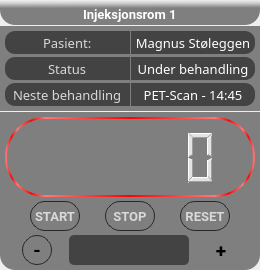
              <widget class="QFrame" name="Room1">
               <property name="minimumSize">
                <size>
                 <width>250</width>
                 <height>0</height>
                </size>
               </property>
               <property name="maximumSize">
                <size>
                 <width>16777215</width>
                 <height>16777215</height>
                </size>
               </property>
               <property name="styleSheet">
                <string notr="true">background:none;</string>
               </property>
               <property name="frameShape">
                <enum>QFrame::NoFrame</enum>
               </property>
               <property name="frameShadow">
                <enum>QFrame::Raised</enum>
               </property>
               <layout class="QVBoxLayout" name="verticalLayout_4">
                <property name="spacing">
                 <number>1</number>
                </property>
                <property name="leftMargin">
                 <number>0</number>
                </property>
                <property name="topMargin">
                 <number>0</number>
                </property>
                <property name="rightMargin">
                 <number>0</number>
                </property>
                <property name="bottomMargin">
                 <number>0</number>
                </property>
                <item>
                 <widget class="QFrame" name="roomlabel">
                  <property name="minimumSize">
                   <size>
                    <width>0</width>
                    <height>25</height>
                   </size>
                  </property>
                  <property name="maximumSize">
                   <size>
                    <width>16777215</width>
                    <height>25</height>
                   </size>
                  </property>
                  <property name="styleSheet">
                   <string notr="true">background-color: qlineargradient(spread:pad, x1:0.539773, y1:1, x2:0.523, y2:0, stop:0.676136 rgba(0, 0, 0, 120), stop:0.881356 rgba(112, 112, 112, 60), stop:1 rgba(255, 255, 255, 0));
border-radius:2px;
border-bottom-left-radius:15px;
border-bottom-right-radius:15px;</string>
                  </property>
                  <property name="frameShape">
                   <enum>QFrame::NoFrame</enum>
                  </property>
                  <property name="frameShadow">
                   <enum>QFrame::Raised</enum>
                  </property>
                  <layout class="QVBoxLayout" name="verticalLayout_6">
                   <property name="spacing">
                    <number>0</number>
                   </property>
                   <property name="leftMargin">
                    <number>0</number>
                   </property>
                   <property name="topMargin">
                    <number>4</number>
                   </property>
                   <property name="rightMargin">
                    <number>0</number>
                   </property>
                   <property name="bottomMargin">
                    <number>0</number>
                   </property>
                   <item alignment="Qt::AlignHCenter">
                    <widget class="QLabel" name="label_2">
                     <property name="font">
                      <font>
                       <family>Roboto</family>
                       <pointsize>10</pointsize>
                       <weight>75</weight>
                       <bold>true</bold>
                       <kerning>true</kerning>
                      </font>
                     </property>
                     <property name="styleSheet">
                      <string notr="true">background:none;
color: rgb(255, 255, 255);</string>
                     </property>
                     <property name="text">
                      <string>Injeksjonsrom 1</string>
                     </property>
                    </widget>
                   </item>
                  </layout>
                 </widget>
                </item>
                <item>
                 <widget class="QFrame" name="pasientstatus">
                  <property name="minimumSize">
                   <size>
                    <width>0</width>
                    <height>85</height>
                   </size>
                  </property>
                  <property name="maximumSize">
                   <size>
                    <width>16777215</width>
                    <height>85</height>
                   </size>
                  </property>
                  <property name="styleSheet">
                   <string notr="true">border-top-radius:15px;
border-bottom-right-radius:0px;
border-bottom-left-radius:0px;
background-color: rgba(0, 0, 0, 120);</string>
                  </property>
                  <property name="frameShape">
                   <enum>QFrame::NoFrame</enum>
                  </property>
                  <property name="frameShadow">
                   <enum>QFrame::Raised</enum>
                  </property>
                  <layout class="QGridLayout" name="gridLayout">
                   <property name="leftMargin">
                    <number>5</number>
                   </property>
                   <property name="topMargin">
                    <number>5</number>
                   </property>
                   <property name="rightMargin">
                    <number>5</number>
                   </property>
                   <property name="bottomMargin">
                    <number>5</number>
                   </property>
                   <property name="horizontalSpacing">
                    <number>1</number>
                   </property>
                   <property name="verticalSpacing">
                    <number>3</number>
                   </property>
                   <item row="0" column="0">
                    <widget class="QFrame" name="pasientframe">
                     <property name="styleSheet">
                      <string notr="true">border-radius:0px;
border-top-left-radius:10px;
border-bottom-left-radius:10px;</string>
                     </property>
                     <property name="frameShape">
                      <enum>QFrame::NoFrame</enum>
                     </property>
                     <property name="frameShadow">
                      <enum>QFrame::Raised</enum>
                     </property>
                     <layout class="QVBoxLayout" name="verticalLayout_7">
                      <property name="spacing">
                       <number>0</number>
                      </property>
                      <property name="leftMargin">
                       <number>0</number>
                      </property>
                      <property name="topMargin">
                       <number>0</number>
                      </property>
                      <property name="rightMargin">
                       <number>0</number>
                      </property>
                      <property name="bottomMargin">
                       <number>0</number>
                      </property>
                      <item alignment="Qt::AlignHCenter">
                       <widget class="QLabel" name="pasientlabel">
                        <property name="font">
                         <font>
                          <family>Roboto Cn</family>
                          <pointsize>10</pointsize>
                         </font>
                        </property>
                        <property name="styleSheet">
                         <string notr="true">background:none;
color: rgb(217, 217, 217);</string>
                        </property>
                        <property name="text">
                         <string>Pasient:</string>
                        </property>
                       </widget>
                      </item>
                     </layout>
                    </widget>
                   </item>
                   <item row="0" column="1">
                    <widget class="QFrame" name="pasientsvarframe">
                     <property name="styleSheet">
                      <string notr="true">border-radius:0px;
border-top-right-radius:10px;
border-bottom-right-radius:10px;</string>
                     </property>
                     <property name="frameShape">
                      <enum>QFrame::NoFrame</enum>
                     </property>
                     <property name="frameShadow">
                      <enum>QFrame::Raised</enum>
                     </property>
                     <layout class="QVBoxLayout" name="verticalLayout_8">
                      <property name="spacing">
                       <number>0</number>
                      </property>
                      <property name="leftMargin">
                       <number>0</number>
                      </property>
                      <property name="topMargin">
                       <number>0</number>
                      </property>
                      <property name="rightMargin">
                       <number>0</number>
                      </property>
                      <property name="bottomMargin">
                       <number>0</number>
                      </property>
                      <item>
                       <widget class="QLabel" name="pasientsvarlabel">
                        <property name="font">
                         <font>
                          <family>Roboto Cn</family>
                          <pointsize>10</pointsize>
                         </font>
                        </property>
                        <property name="styleSheet">
                         <string notr="true">background:none;
color: rgb(255, 255, 255);</string>
                        </property>
                        <property name="text">
                         <string>Magnus Støleggen</string>
                        </property>
                        <property name="alignment">
                         <set>Qt::AlignCenter</set>
                        </property>
                       </widget>
                      </item>
                     </layout>
                    </widget>
                   </item>
                   <item row="1" column="0">
                    <widget class="QFrame" name="statusframe">
                     <property name="styleSheet">
                      <string notr="true">border-radius:0px;
border-top-left-radius:10px;
border-bottom-left-radius:10px;</string>
                     </property>
                     <property name="frameShape">
                      <enum>QFrame::NoFrame</enum>
                     </property>
                     <property name="frameShadow">
                      <enum>QFrame::Raised</enum>
                     </property>
                     <layout class="QVBoxLayout" name="verticalLayout_9">
                      <property name="spacing">
                       <number>0</number>
                      </property>
                      <property name="leftMargin">
                       <number>0</number>
                      </property>
                      <property name="topMargin">
                       <number>0</number>
                      </property>
                      <property name="rightMargin">
                       <number>0</number>
                      </property>
                      <property name="bottomMargin">
                       <number>0</number>
                      </property>
                      <item alignment="Qt::AlignHCenter">
                       <widget class="QLabel" name="statuslabel">
                        <property name="font">
                         <font>
                          <family>Roboto Cn</family>
                          <pointsize>10</pointsize>
                         </font>
                        </property>
                        <property name="styleSheet">
                         <string notr="true">background:none;
color: rgb(217, 217, 217);</string>
                        </property>
                        <property name="text">
                         <string>Status</string>
                        </property>
                       </widget>
                      </item>
                     </layout>
                    </widget>
                   </item>
                   <item row="1" column="1">
                    <widget class="QFrame" name="statussvarframe">
                     <property name="styleSheet">
                      <string notr="true">border-radius:0px;
border-top-right-radius:10px;
border-bottom-right-radius:10px;</string>
                     </property>
                     <property name="frameShape">
                      <enum>QFrame::NoFrame</enum>
                     </property>
                     <property name="frameShadow">
                      <enum>QFrame::Raised</enum>
                     </property>
                     <layout class="QVBoxLayout" name="verticalLayout_10">
                      <property name="spacing">
                       <number>0</number>
                      </property>
                      <property name="leftMargin">
                       <number>0</number>
                      </property>
                      <property name="topMargin">
                       <number>0</number>
                      </property>
                      <property name="rightMargin">
                       <number>0</number>
                      </property>
                      <property name="bottomMargin">
                       <number>0</number>
                      </property>
                      <item>
                       <widget class="QLabel" name="statussvarlabel">
                        <property name="font">
                         <font>
                          <family>Roboto Cn</family>
                          <pointsize>10</pointsize>
                         </font>
                        </property>
                        <property name="styleSheet">
                         <string notr="true">background:none;
color: rgb(255, 255, 255);</string>
                        </property>
                        <property name="text">
                         <string>Under behandling</string>
                        </property>
                        <property name="alignment">
                         <set>Qt::AlignCenter</set>
                        </property>
                       </widget>
                      </item>
                     </layout>
                    </widget>
                   </item>
                   <item row="2" column="0">
                    <widget class="QFrame" name="nestebeh">
                     <property name="styleSheet">
                      <string notr="true">border-radius:0px;
border-top-left-radius:10px;
border-bottom-left-radius:10px;</string>
                     </property>
                     <property name="frameShape">
                      <enum>QFrame::NoFrame</enum>
                     </property>
                     <property name="frameShadow">
                      <enum>QFrame::Raised</enum>
                     </property>
                     <layout class="QVBoxLayout" name="verticalLayout_11">
                      <property name="spacing">
                       <number>0</number>
                      </property>
                      <property name="leftMargin">
                       <number>0</number>
                      </property>
                      <property name="topMargin">
                       <number>0</number>
                      </property>
                      <property name="rightMargin">
                       <number>0</number>
                      </property>
                      <property name="bottomMargin">
                       <number>0</number>
                      </property>
                      <item alignment="Qt::AlignHCenter">
                       <widget class="QLabel" name="nestebehlabel">
                        <property name="font">
                         <font>
                          <family>Roboto Cn</family>
                          <pointsize>10</pointsize>
                         </font>
                        </property>
                        <property name="styleSheet">
                         <string notr="true">background:none;
color: rgb(217, 217, 217);</string>
                        </property>
                        <property name="text">
                         <string>Neste behandling</string>
                        </property>
                       </widget>
                      </item>
                     </layout>
                    </widget>
                   </item>
                   <item row="2" column="1">
                    <widget class="QFrame" name="nestebehsvarframe">
                     <property name="styleSheet">
                      <string notr="true">border-radius:0px;
border-top-right-radius:10px;
border-bottom-right-radius:10px;</string>
                     </property>
                     <property name="frameShape">
                      <enum>QFrame::NoFrame</enum>
                     </property>
                     <property name="frameShadow">
                      <enum>QFrame::Raised</enum>
                     </property>
                     <layout class="QVBoxLayout" name="verticalLayout_12">
                      <property name="spacing">
                       <number>0</number>
                      </property>
                      <property name="leftMargin">
                       <number>0</number>
                      </property>
                      <property name="topMargin">
                       <number>0</number>
                      </property>
                      <property name="rightMargin">
                       <number>0</number>
                      </property>
                      <property name="bottomMargin">
                       <number>0</number>
                      </property>
                      <item>
                       <widget class="QLabel" name="nestebehsvarlabel">
                        <property name="font">
                         <font>
                          <family>Roboto Cn</family>
                          <pointsize>10</pointsize>
                         </font>
                        </property>
                        <property name="styleSheet">
                         <string notr="true">background:none;
color: rgb(255, 255, 255);</string>
                        </property>
                        <property name="text">
                         <string>PET-Scan - 14:45</string>
                        </property>
                        <property name="alignment">
                         <set>Qt::AlignCenter</set>
                        </property>
                       </widget>
                      </item>
                     </layout>
                    </widget>
                   </item>
                  </layout>
                 </widget>
                </item>
                <item>
                 <widget class="QFrame" name="timer">
                  <property name="styleSheet">
                   <string notr="true">border-radius:0px;
background-color: rgba(0, 0, 0, 120);
border-bottom-left-radius:15px;
border-bottom-right-radius:15px;</string>
                  </property>
                  <property name="frameShape">
                   <enum>QFrame::StyledPanel</enum>
                  </property>
                  <property name="frameShadow">
                   <enum>QFrame::Raised</enum>
                  </property>
                  <layout class="QVBoxLayout" name="verticalLayout_44">
                   <property name="spacing">
                    <number>4</number>
                   </property>
                   <property name="leftMargin">
                    <number>5</number>
                   </property>
                   <property name="topMargin">
                    <number>5</number>
                   </property>
                   <property name="rightMargin">
                    <number>5</number>
                   </property>
                   <property name="bottomMargin">
                    <number>5</number>
                   </property>
                   <item alignment="Qt::AlignHCenter">
                    <widget class="QFrame" name="timerframe">
                     <property name="minimumSize">
                      <size>
                       <width>250</width>
                       <height>80</height>
                      </size>
                     </property>
                     <property name="maximumSize">
                      <size>
                       <width>250</width>
                       <height>80</height>
                      </size>
                     </property>
                     <property name="styleSheet">
                      <string notr="true">border-radius:40px;
background:none;
border:2px solid;
border-color: qlineargradient(spread:reflect, x1:0.5, y1:0, x2:1, y2:0, stop:0 rgba(255, 2, 2, 255), stop:1 rgba(255, 120, 120, 255));</string>
                     </property>
                     <property name="frameShape">
                      <enum>QFrame::NoFrame</enum>
                     </property>
                     <property name="frameShadow">
                      <enum>QFrame::Raised</enum>
                     </property>
                     <layout class="QVBoxLayout" name="verticalLayout_49">
                      <item>
                       <widget class="QLCDNumber" name="lcdtime">
                        <property name="styleSheet">
                         <string notr="true">background:none;
border:none;
color: rgba(255, 255, 255, 200);</string>
                        </property>
                        <property name="frameShape">
                         <enum>QFrame::NoFrame</enum>
                        </property>
                        <property name="digitCount">
                         <number>6</number>
                        </property>
                        <property name="segmentStyle">
                         <enum>QLCDNumber::Filled</enum>
                        </property>
                       </widget>
                      </item>
                     </layout>
                    </widget>
                   </item>
                   <item>
                    <widget class="QFrame" name="startstopframe">
                     <property name="minimumSize">
                      <size>
                       <width>0</width>
                       <height>30</height>
                      </size>
                     </property>
                     <property name="maximumSize">
                      <size>
                       <width>16777215</width>
                       <height>30</height>
                      </size>
                     </property>
                     <property name="styleSheet">
                      <string notr="true">background:none;</string>
                     </property>
                     <property name="frameShape">
                      <enum>QFrame::StyledPanel</enum>
                     </property>
                     <property name="frameShadow">
                      <enum>QFrame::Raised</enum>
                     </property>
                     <layout class="QHBoxLayout" name="horizontalLayout_11">
                      <property name="spacing">
                       <number>0</number>
                      </property>
                      <property name="leftMargin">
                       <number>0</number>
                      </property>
                      <property name="topMargin">
                       <number>0</number>
                      </property>
                      <property name="rightMargin">
                       <number>0</number>
                      </property>
                      <property name="bottomMargin">
                       <number>0</number>
                      </property>
                      <item>
                       <widget class="QPushButton" name="start">
                        <property name="minimumSize">
                         <size>
                          <width>50</width>
                          <height>30</height>
                         </size>
                        </property>
                        <property name="maximumSize">
                         <size>
                          <width>50</width>
                          <height>30</height>
                         </size>
                        </property>
                        <property name="font">
                         <font>
                          <family>Roboto</family>
                          <pointsize>10</pointsize>
                          <weight>75</weight>
                          <bold>true</bold>
                         </font>
                        </property>
                        <property name="styleSheet">
                         <string notr="true">QPushButton{
border:1px solid;
border-color: rgb(39, 39, 39);
border-radius:0px;
border-radius:15px;
background-color: rbg(0,0,0,80);
	color: rgb(217, 217, 217);
}
QPushButton:hover{
background-color: rgba(0, 0, 0, 120);
}</string>
                        </property>
                        <property name="text">
                         <string>START</string>
                        </property>
                       </widget>
                      </item>
                      <item>
                       <widget class="QPushButton" name="stop">
                        <property name="minimumSize">
                         <size>
                          <width>50</width>
                          <height>30</height>
                         </size>
                        </property>
                        <property name="maximumSize">
                         <size>
                          <width>50</width>
                          <height>30</height>
                         </size>
                        </property>
                        <property name="font">
                         <font>
                          <family>Roboto</family>
                          <pointsize>10</pointsize>
                          <weight>75</weight>
                          <bold>true</bold>
                         </font>
                        </property>
                        <property name="styleSheet">
                         <string notr="true">QPushButton{
border:1px solid;
border-color: rgb(39, 39, 39);
border-radius:0px;
border-radius:15px;
background-color: rbg(0,0,0,80);
	color: rgb(217, 217, 217);
}
QPushButton:hover{
background-color: rgba(0, 0, 0, 120);
}</string>
                        </property>
                        <property name="text">
                         <string>STOP</string>
                        </property>
                       </widget>
                      </item>
                      <item>
                       <widget class="QPushButton" name="reset">
                        <property name="minimumSize">
                         <size>
                          <width>50</width>
                          <height>30</height>
                         </size>
                        </property>
                        <property name="maximumSize">
                         <size>
                          <width>50</width>
                          <height>30</height>
                         </size>
                        </property>
                        <property name="font">
                         <font>
                          <family>Roboto</family>
                          <pointsize>10</pointsize>
                          <weight>75</weight>
                          <bold>true</bold>
                         </font>
                        </property>
                        <property name="styleSheet">
                         <string notr="true">QPushButton{
border:1px solid;
border-color: rgb(39, 39, 39);
border-radius:0px;
border-radius:15px;
background-color: rbg(0,0,0,80);
	color: rgb(217, 217, 217);
}
QPushButton:hover{
background-color: rgba(0, 0, 0, 120);
}</string>
                        </property>
                        <property name="text">
                         <string>RESET</string>
                        </property>
                       </widget>
                      </item>
                     </layout>
                    </widget>
                   </item>
                   <item>
                    <widget class="QFrame" name="addtimeframe">
                     <property name="minimumSize">
                      <size>
                       <width>0</width>
                       <height>30</height>
                      </size>
                     </property>
                     <property name="maximumSize">
                      <size>
                       <width>16777215</width>
                       <height>30</height>
                      </size>
                     </property>
                     <property name="styleSheet">
                      <string notr="true">background:none</string>
                     </property>
                     <property name="frameShape">
                      <enum>QFrame::StyledPanel</enum>
                     </property>
                     <property name="frameShadow">
                      <enum>QFrame::Raised</enum>
                     </property>
                     <layout class="QHBoxLayout" name="horizontalLayout_6">
                      <property name="spacing">
                       <number>0</number>
                      </property>
                      <property name="leftMargin">
                       <number>0</number>
                      </property>
                      <property name="topMargin">
                       <number>0</number>
                      </property>
                      <property name="rightMargin">
                       <number>0</number>
                      </property>
                      <property name="bottomMargin">
                       <number>0</number>
                      </property>
                      <item>
                       <widget class="QPushButton" name="minus">
                        <property name="minimumSize">
                         <size>
                          <width>30</width>
                          <height>30</height>
                         </size>
                        </property>
                        <property name="maximumSize">
                         <size>
                          <width>30</width>
                          <height>30</height>
                         </size>
                        </property>
                        <property name="font">
                         <font>
                          <family>Roboto</family>
                          <pointsize>14</pointsize>
                          <weight>75</weight>
                          <bold>true</bold>
                         </font>
                        </property>
                        <property name="styleSheet">
                         <string notr="true">QPushButton{
border:1px solid;
border-color: rgb(39, 39, 39);
border-radius:0px;
border-radius:15px;
background-color: rbg(0,0,0,80);
}
QPushButton:hover{
background-color: rgba(255, 2, 2, 100);
}</string>
                        </property>
                        <property name="text">
                         <string>-</string>
                        </property>
                       </widget>
                      </item>
                      <item>
                       <widget class="QLineEdit" name="textenter">
                        <property name="minimumSize">
                         <size>
                          <width>0</width>
                          <height>30</height>
                         </size>
                        </property>
                        <property name="maximumSize">
                         <size>
                          <width>120</width>
                          <height>16777215</height>
                         </size>
                        </property>
                        <property name="font">
                         <font>
                          <family>Roboto Cn</family>
                          <pointsize>10</pointsize>
                         </font>
                        </property>
                        <property name="styleSheet">
                         <string notr="true">border-radius:5px;
background-color: rgba(0, 0, 0, 120); 
color: rgb(255, 255, 255);</string>
                        </property>
                        <property name="alignment">
                         <set>Qt::AlignCenter</set>
                        </property>
                       </widget>
                      </item>
                      <item>
                       <widget class="QPushButton" name="plus">
                        <property name="minimumSize">
                         <size>
                          <width>30</width>
                          <height>30</height>
                         </size>
                        </property>
                        <property name="maximumSize">
                         <size>
                          <width>30</width>
                          <height>30</height>
                         </size>
                        </property>
                        <property name="font">
                         <font>
                          <family>Roboto</family>
                          <pointsize>14</pointsize>
                          <weight>75</weight>
                          <bold>true</bold>
                          <kerning>false</kerning>
                         </font>
                        </property>
                        <property name="styleSheet">
                         <string notr="true">QPushButton{
border:1px solid;
border-color: rgb(39, 39, 39);
border-radius:0px;
border-radius:15px;
background-color: rgb(0,0,0,80);
}
QPushButton:hover{
background-color: rgba(0, 255, 0, 100);
};</string>
                        </property>
                        <property name="text">
                         <string>+</string>
                        </property>
                        <property name="autoRepeatDelay">
                         <number>0</number>
                        </property>
                       </widget>
                      </item>
                     </layout>
                    </widget>
                   </item>
                  </layout>
                 </widget>
                </item>
               </layout>
              </widget>
